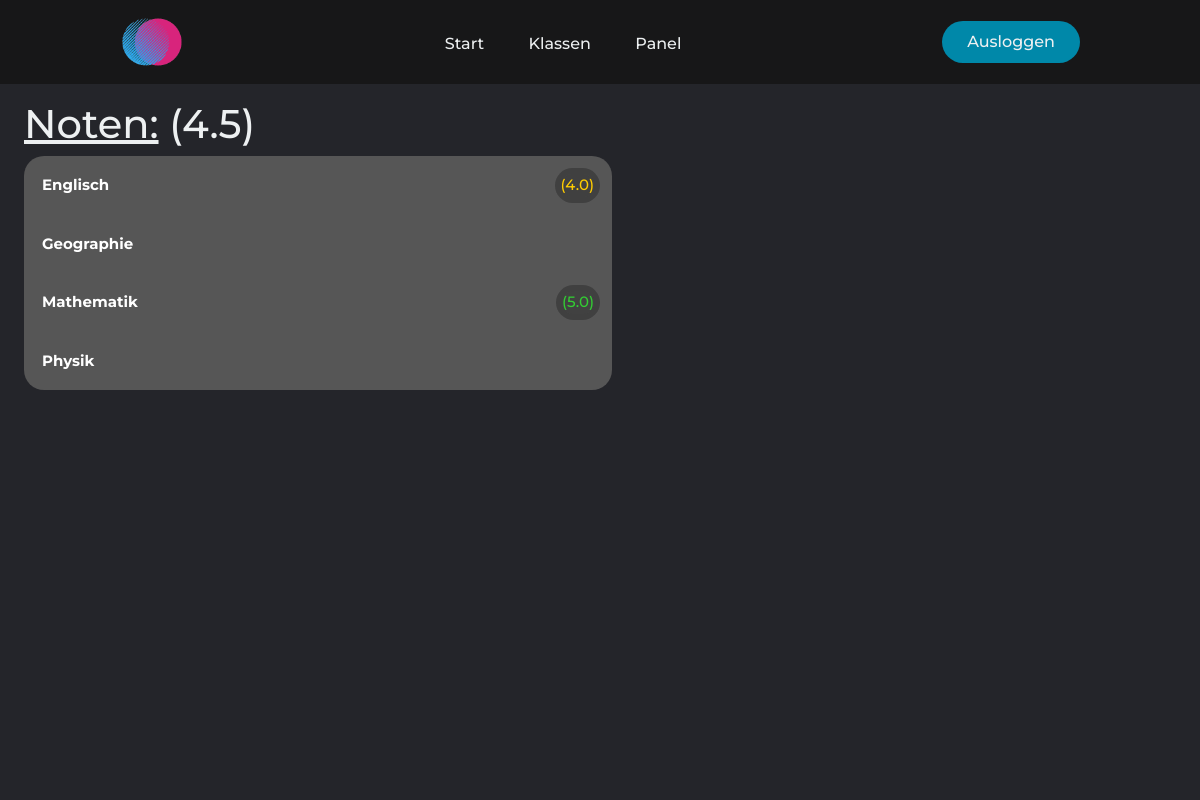
Page /noten (signed in) on the earlier database version.
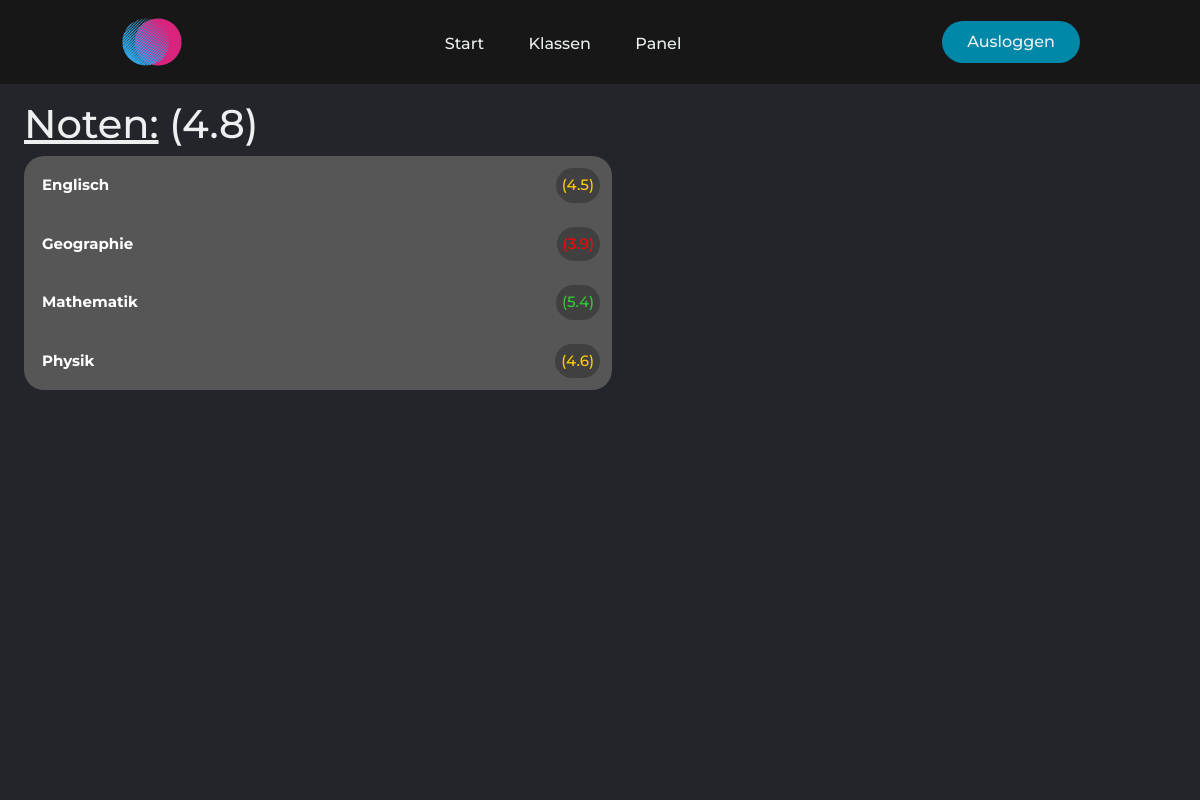
Same page on the later database version.
### mainApp/models.py (models this page shows, shortened)
class Person(AbstractUser):
    klasse = models.ForeignKey(SchoolClass, on_delete=models.CASCADE, blank=True, null=True)
    birth = models.DateField(default=datetime.date.today)
    street = models.CharField(max_length=25, blank=True, null=True)
    street_number = models.IntegerField(validators=[MinValueValidator(0), MaxValueValidator(99)], blank=True, null=True)
    city = models.CharField(max_length=20, blank=True, null=True)
    province = models.CharField(max_length=20, blank=True, null=True)
    code = models.IntegerField(validators=[MinValueValidator(0, MaxValueValidator(9999))], blank=True, null=True)
    def is_teacher(self):
        return self.groups.filter(name='Teacher').exists()

class Test(models.Model):
    student = models.ForeignKey(Person, on_delete=models.CASCADE, blank=True, null=True)
    subject = models.ForeignKey(Subject, on_delete=models.CASCADE, blank=True, null=True)
    thema = models.ForeignKey(Thema, on_delete=models.CASCADE, blank=True, null=True)
    school_class = models.ForeignKey(SchoolClass, on_delete=models.CASCADE, blank=True, null=True)  # need that to calculate average of class in one thema
    grade = models.FloatField(validators=[MinValueValidator(1), MaxValueValidator(6)], blank=True, null=True)
    weight = models.FloatField(validators=[MinValueValidator(0), MaxValueValidator(1)], blank=True, null=True, default=1)
    date = models.DateField(default=datetime.date.today)
    @staticmethod
    def get_grades(student, subjects):
        grades_dict_complete = {}
        for subject in subjects:
            grades_object_list = Test.objects.filter(student=student, subject__name=subject)
            grade_dict_list = []
            for grade in grades_object_list:
                grade_dict = {}
                grade_dict['Note'] = grade.grade
                grade_dict['Datum'] = grade.date.strftime('%d/%m/%Y')
                grade_dict['Thema'] = grade.thema
                grade_dict['Gewichtung'] = grade.weight
                grade_dict_list.append(grade_dict)
            grades_dict_complete[subject] = grade_dict_list
        return grades_dict_complete
    @staticmethod
    def get_avg_subject(grades):
        grades_sum_dict = {}
        for subject, subject_grades in grades.items():
            if len(subject_grades) != 0:
                weights = [grade['Gewichtung'] for grade in subject_grades]
                weighted_sum = 0
                for i, grade in enumerate(subject_grades):
                    weighted_sum += grade['Note'] * weights[i]
                grades_sum_dict[subject] = round(weighted_sum / sum(weights), 1)
        return grades_sum_dict

class Subject(models.Model):
    teacher = models.ForeignKey(Person, on_delete=models.CASCADE, blank=True, null=True)
    name = models.CharField(max_length=20)
    @staticmethod
    def get_subjects():
        return Subject.objects.order_by('name').values_list('name', flat=True).distinct()  # flat = True turns Tuple into flat list

### mainApp/views.py (the view)
# urls.py: path('noten', views.noten, name='noten'),
def noten(request):
    if request.user.is_authenticated:  # if user is logged in
        subject_list = Subject.get_subjects()
        grades = Test.get_grades(student=request.user.id, subjects=subject_list)
        grades_sum_dict = Test.get_avg_subject(grades=grades)
        return render(request, 'noten.html', {'grades_dict': grades, 'grades_sum_dict': grades_sum_dict})
    else:  # else redirect to login page
        return redirect('loginForm:login')

### mainApp/models.py (called while the page is built)
    def __str__(self):
        return f'{self.thema}'

### mainApp/templatetags/main_extra.py (called while the page is built)
@register.filter
def get_item(dictionary, key):
    return dictionary.get(key)

@register.filter
def get_class_button(local_dict, item):
    local_list = list(local_dict)
    if len(local_list) == 1:
        return 'collapsible bottom-collapsible top-collapsible'
    elif local_list.index(item) == 0:
        return 'collapsible top-collapsible'
    elif local_list.index(item) == len(local_list) - 1:
        return 'collapsible bottom-collapsible'
    return 'collapsible'

@register.filter
def get_average_all(student_id):
    grades_object_list = Test.objects.filter(student__id=student_id)
    grades_list = []
    if grades_object_list:
        for grade in grades_object_list:
            grades_list.append(grade.grade)
        grades_list_sum = sum(grades_list)
        return round(grades_list_sum / len(grades_list), 1)
    return None

@register.filter
def get_avg_class(klasse, thema):
    if thema:
        grades_object_list = Test.objects.filter(school_class=klasse, thema=thema)
        grades = []
        if thema and grades_object_list:
            for grade in grades_object_list:
                grades.append(grade.grade)
            return round(sum(grades) / len(grades), 1)
    return None

### mainApp/templates/noten.html (shortened to what this page needs)
{% extends 'layout.html' %}
{% load main_extra %}
{% block body %}
    <main>
        <div class="personal-info">
            <h1>
                <u>Noten:</u> {% if user.id|get_average_all != None %}({{ user.id|get_average_all }}){% endif %}
            </h1>
            {% if grades_dict %}
                {% for subject, grades in grades_dict.items %}
                    <button class="{{ grades_dict.keys|get_class_button:subject }}" type="button" onclick="collapse_show_button(this)">
                        <strong>{{ subject }}</strong> {% if grades_sum_dict|get_item:subject != None %}<div class="noten-avg items_align_right">({{ grades_sum_dict|get_item:subject }})</div>{% endif %}
                    </button>
                {% endfor %}
                {% else %}
                <p>Noch keine Fächer eingetragen!</p>
            {% endif %}
        </div>
    </main>
{% endblock %}

### templates/layout.html (shortened to what this page needs)
<!DOCTYPE html>
<html lang="en">
    <head>
        {% load static %}
        <link rel="stylesheet" href="https://cdn.jsdelivr.net/npm/bootstrap-icons@1.9.1/font/bootstrap-icons.css">
        <link rel="stylesheet" href="{% static 'css/bootstrap.min.css' %}">
        <link rel="stylesheet" href="{% static 'css/bootstrap.css' %}">
        <link rel="stylesheet" href="{% static 'css/styles.css' %}">
    </head>
    <body onload="change_color(); button_radius(); button_states()">
        <header>
            <a href="/"><img class="logo" src="/static/images/logo.png" alt="logo"></a>
            <nav>
                <ul class="nav__links">
                    <li><a href='/'>Start</a></li>
                    {% if user.is_teacher %}
                        <li><a href='/klassen'>Klassen</a></li>
                        <li><a href='/panel'>Panel</a></li>
                    {% else %}
                        <li><a href='/noten'>Noten</a></li>
                        <li><a href='/absenzen'>Absenzen</a></li>
                    {% endif %}
                </ul>
            </nav>
            <a class="cta">
                <form method="POST" action="/.">
                    <button type="submit" name="logout" value="logout" class="nav-button">Ausloggen</button>
                </form>
            </a>
        </header>
        {% block body %}
        {% endblock %}
    </body>
</html>

### static/css/styles.css (style rules this page uses)
* { --main-bg-color: #24252A; --nav-bg-color: #171718; --button-roundness: 20px; box-sizing: border-box; margin: 0; padding: 0; }
li, a, button { font-family: "Montserrat", sans-serif; font-weight: 500; font-size: 16px; color: #edf0f1; text-decoration: none; }
h1, h2 { font-family: "Montserrat", sans-serif; font-weight: 500; color: #edf0f1; text-decoration: none; }
header { display: flex; justify-content: space-between; align-items: center; padding: 10px 10%; background-color: var(--nav-bg-color); }
main { background-color: var(--main-bg-color); min-width: 100%; min-height: 100%; max-width: 100%; }
body { height: calc(100vh - 84px); width: 100vw; }
.logo { cursor: pointer; height: 64px; width: 64px; }
.nav__links { list-style: none; }
.nav__links li { display: inline-block; padding: 0 20px; margin-top: 20px; }
.nav__links li a { transition: all 0.3s ease 0s; }
.nav-button { padding: 9px 25px; background-color: rgba(0,136,169,1); border: none; border-radius: 50px; cursor: pointer; transition: all 0.3s ease 0s; }
.personal-info { padding-top: 2vh; padding-bottom: 10px; margin-left: 2vw; color: #edf0f1; }
.collapsible { transition: all 0.1s linear; background-color: #565656; color: white; cursor: pointer; padding: 18px; width: 50%; border: none; text-align: left; outline: none; font-size: 15px; }
.collapsible.top-collapsible { border-top-left-radius: var(--button-roundness); border-top-right-radius: var(--button-roundness); }
.collapsible.bottom-collapsible { border-bottom-left-radius: var(--button-roundness); border-bottom-right-radius: var(--button-roundness); }
.noten-avg { display: inline; }
.items_align_right { background-color: rgba(16, 16, 16, 0.3); box-shadow: 0 0 0 6px rgba(16, 16, 16, 0.3); border-radius: 20px; float: right; }

Differences in the rows shown:
changed Person: id|get_average_all "4.5" → "4.8"
computed for Subject "Englisch": grades_sum_dict "4.0" → "4.5"
computed for Subject "Mathematik": grades_sum_dict "5.0" → "5.4"
shown differently, row unchanged: Subject "Physik": grades_sum_dict (not shown) → "4.6"
